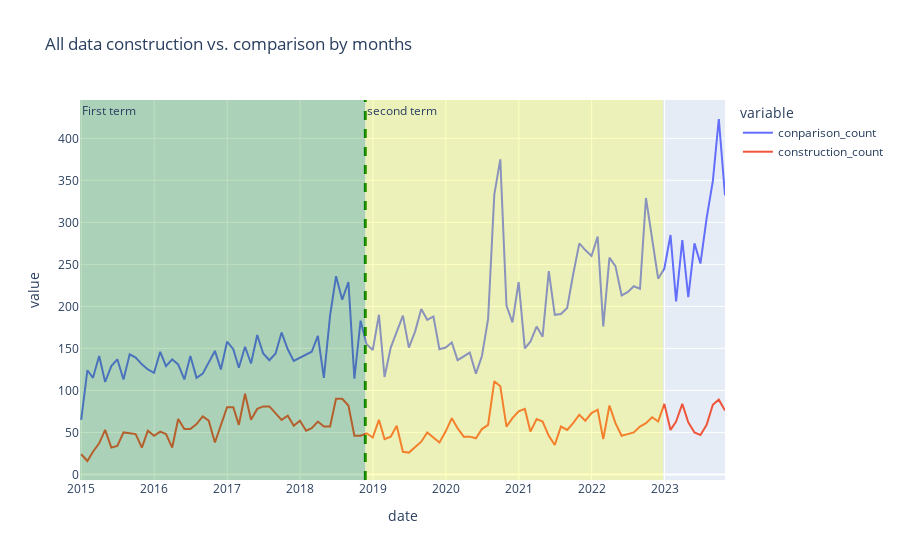

The notebook cell saved with this chart:
### Code cell
#  reframe the Dataframe
monthly_frequency=pd.DataFrame(monthly_frequency)
monthly_frequency=monthly_frequency.reset_index()

fig = px.line(monthly_frequency, x="date", y=["conparison_count","construction_count"], title='All data construction vs. comparison by months')
fig.add_vline(x="2018-11-24", line_width=3, line_dash="dash", line_color="green")
fig.add_vrect(x0="2014-12-25", x1="2018-11-23", 
              annotation_text="First term", annotation_position="top left",
              fillcolor="green", opacity=0.25, line_width=0)
fig.add_vrect(x0="2018-11-24", x1="2022-12-25", 
              annotation_text="second term", annotation_position="top left",
              fillcolor="yellow", opacity=0.25, line_width=0)
fig.show()
